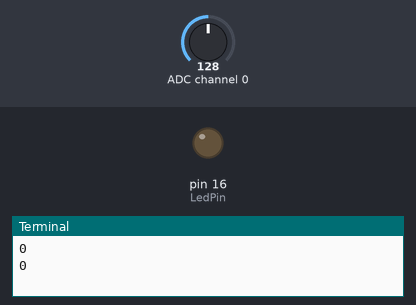
The program below on a simulated Raspberry Pi (header pin numbers). On the bench: output pins drawn as LEDs (lit = HIGH), the last lines printed to the terminal. Dashed ring = blinking. The inputs (shaded band) are chosen by the test bench; at power-on: ADC channel 0 = 128 (analog values on the 0–255 scale). Library files of the repository ran but are not shown: ADC0832.py; pins used as bus, display or sensor lines are not drawn.

Above: at 1.2 s.
1.3 s: ADC channel 0 set to 123
At 2.4 s:
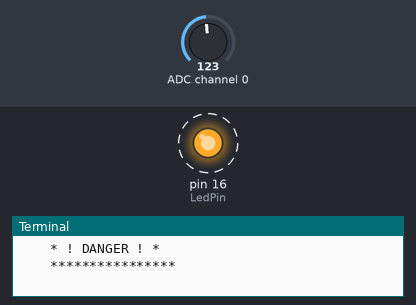
5.4 s: ADC channel 0 set to 178
At 6.2 s:
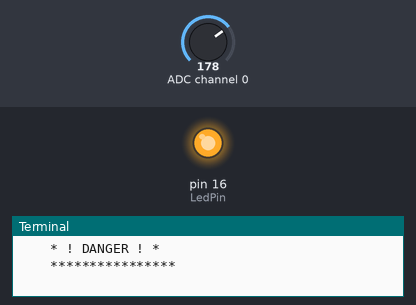
Timing chart, 0 to 8.4 s (numbered marks = the images above; inputs shaded):
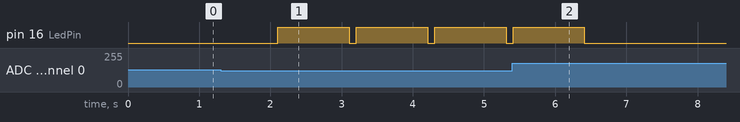

The program:

smokeSensor.py
```python
#!/usr/bin/env python

#
# This is a program for MQ-2 Gas Sensor Module.
# It could detect danger gas and smokes.
# This program depends on ADC0832 ADC chip. Follow
# the instruction book to connect the module and
# ADC0832 to your Raspberry Pi.
#


import RPi.GPIO as GPIO
import ADC0832
import time

SensorDoPin = 15
LedPin = 16


def setup():
	GPIO.setmode(GPIO.BOARD)		# Numbers GPIOs by physical location
	GPIO.setup(LedPin, GPIO.OUT)
	GPIO.setup(SensorDoPin, GPIO.IN)
	ADC0832.setup()

def loop():
    while True:
	    analogVal = ADC0832.getResult(0)	# Get analog value from ADC0832
	    print analogVal					# Print analog value

	    if not GPIO.input(SensorDoPin):
                print '    ****************'
		print '    * ! DANGER ! *'
		print '    ****************'
		print ''

		GPIO.output(LedPin, GPIO.LOW)
		time.sleep(0.1)
		GPIO.output(LedPin, GPIO.HIGH)

	    else:
	        GPIO.output(LedPin, GPIO.LOW)
	    time.sleep(1)

def destroy():
	GPIO.cleanup()				# Release resource

if __name__ == '__main__':		# Program start from here
	setup()
	try:
		loop()
	except KeyboardInterrupt:
		destroy()
```

Measured:
- the behaviour switches between 128 and 127 on ADC channel 0 (found by bisection; images 0 and 1)
- after the input at 1.3 s, pin 16 (LedPin): alternates HIGH for 1.0 s and LOW for 0.10 s, starting after 0.81 s
- after the input at 5.4 s, pin 16 (LedPin): goes on until 6.4 s, then stays LOW
